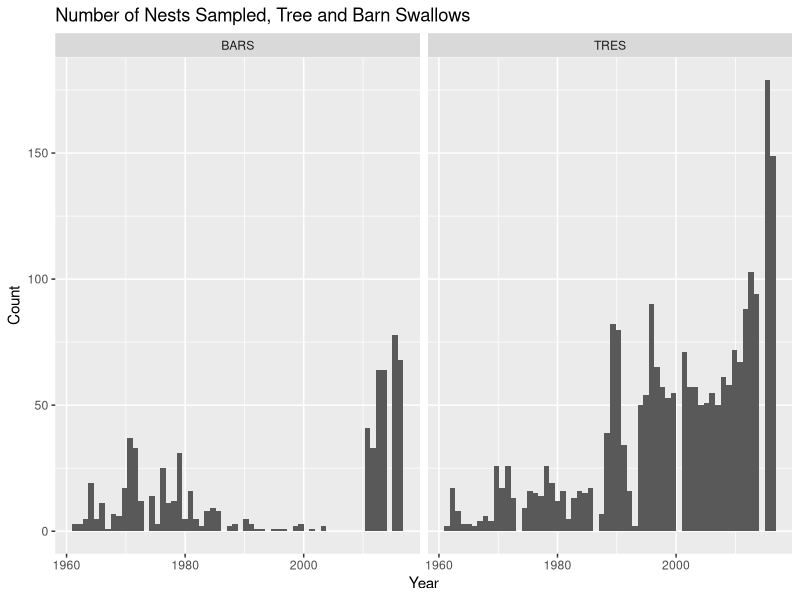
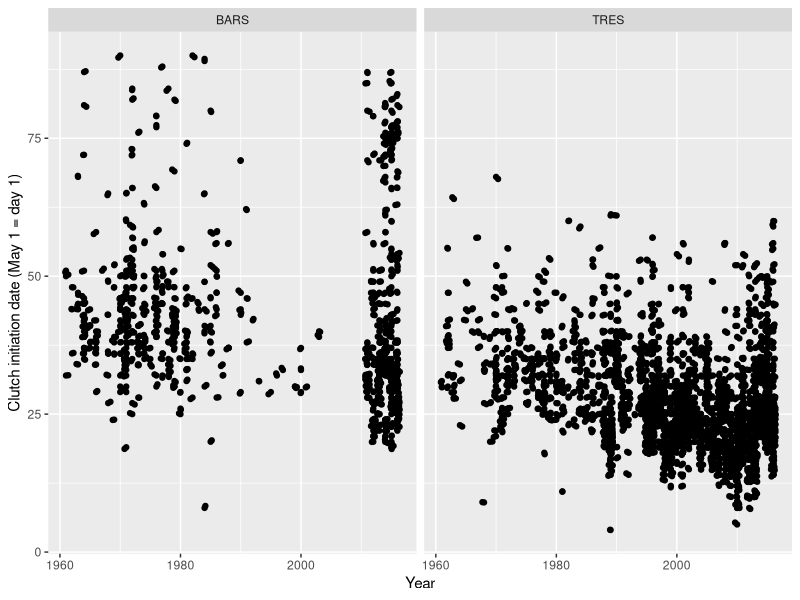
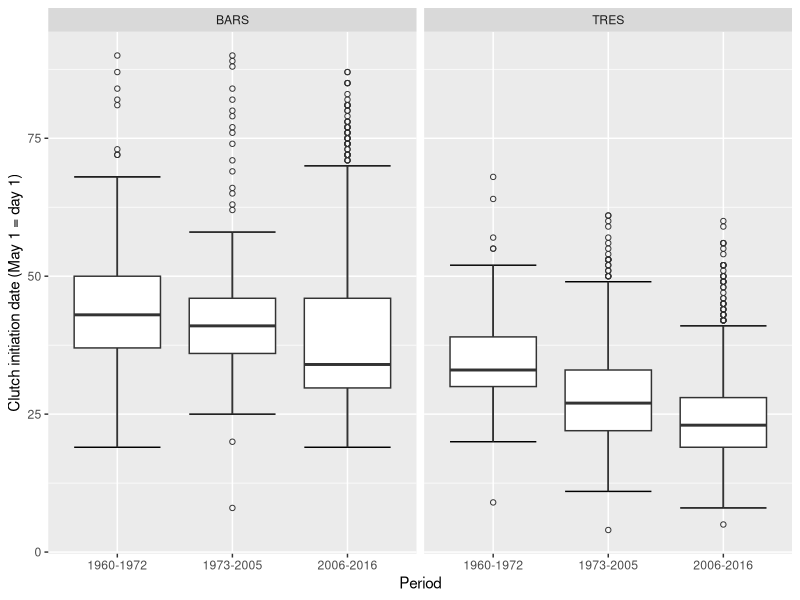
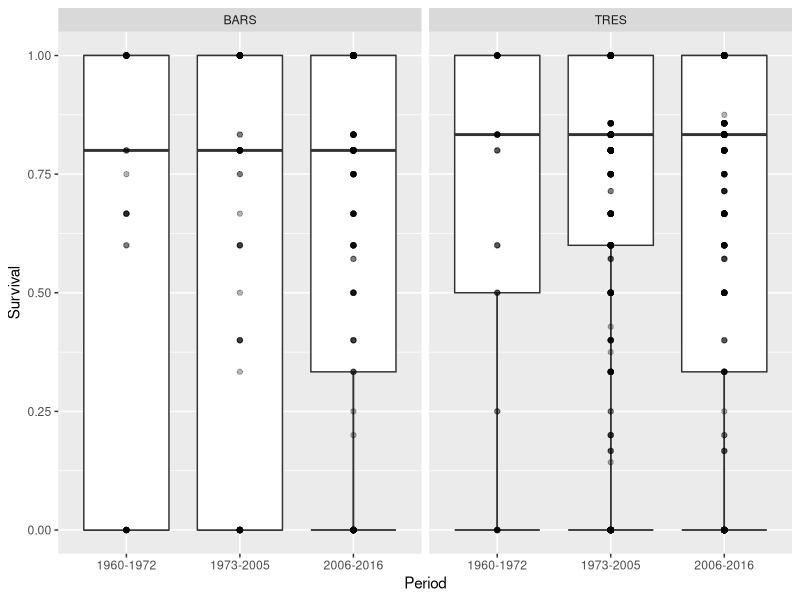
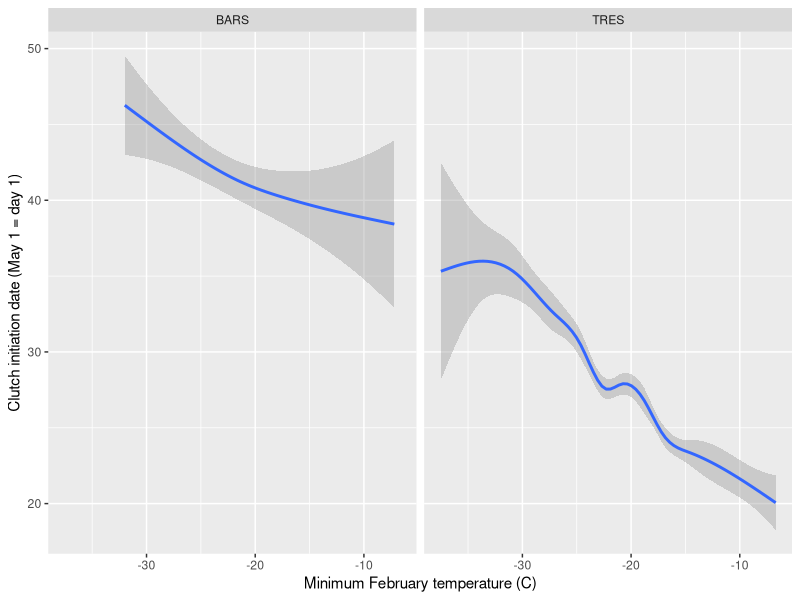
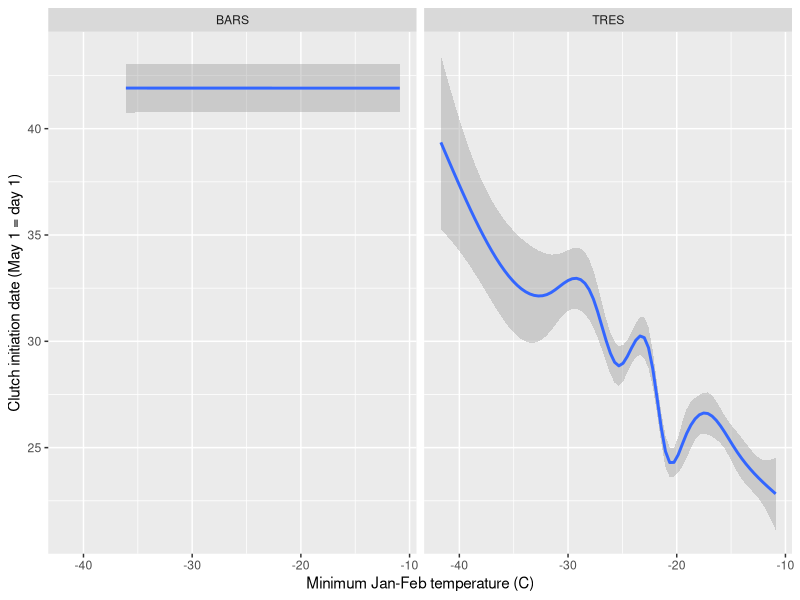
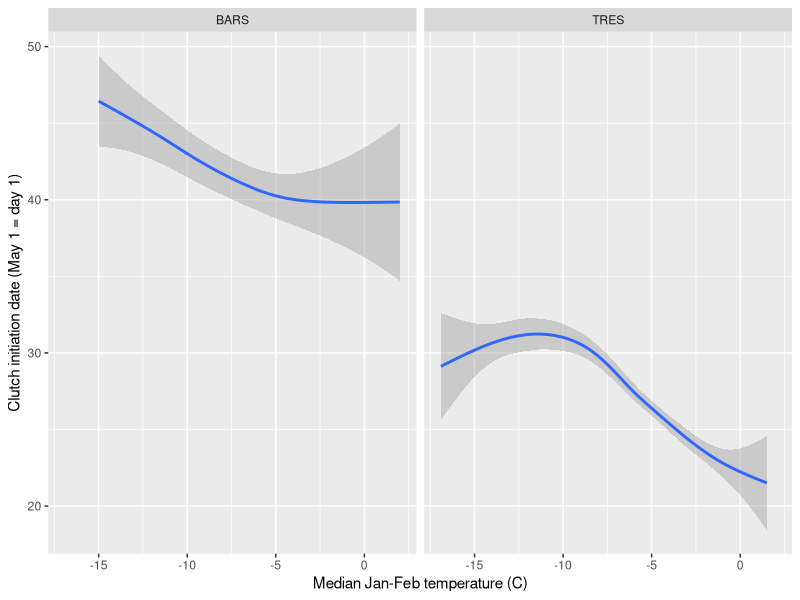
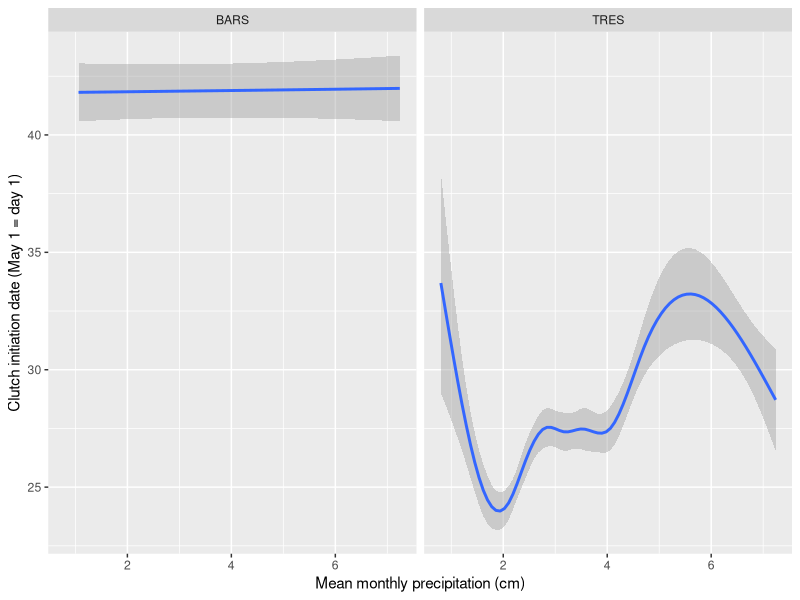

R code for these plots, in order:
## ---- chunk 1

## ---- chunk 2
library(tidyverse) 

rm(list = ls()) #clear environment
swallows.df <- read_csv("swallows.csv") # import dataset and save to an object
problems(swallows.df) #ensure tibble is of the correct dimensions
## ---- chunk 3
swallows.df <- select(swallows.df, Species, NestID, Province, Site, Latitude, Longitude, Year, CID, HD, CS, BS, SD12, minFt, minJFt, medJFt, medJp, meanMAp)
## ---- chunk 4
swallows.df <- swallows.df %>% mutate(Yr = cut(Year, breaks = c(1959, 1972, 2005, 2016), labels = c("1960-1972", "1973-2005", "2006-2016")))
summary(swallows.df)     # have 1 outlier
## ---- chunk 5
swallows.df <- swallows.df %>% mutate(Surv.Rate = SD12 / CS)
summary(swallows.df)     
## ---- chunk 6
swallows.df <- filter(swallows.df, CID < 95)
summary(swallows.df) 
str(swallows.df)
## ---- chunk 7
TRES.df <- filter(swallows.df, Species == "TRES")  # tree swallows
BARS.df <- filter(swallows.df, Species == "BARS")  # barn swallows
## ---- chunk 8
ggplot(swallows.df, aes(x = Year)) + 
  geom_histogram(bins = 60) + 
  facet_grid(. ~ Species) + 
  xlab("Year") + 
  ylab("Count") +
  labs(title = "Number of Nests Sampled, Tree and Barn Swallows") 
## ---- chunk 9
ggplot(swallows.df, aes(Year, CID)) + 
  geom_point() + 
  geom_jitter() +
  xlab("Year") + 
  ylab("Clutch initiation date (May 1 = day 1)") + 
  facet_grid(. ~ Species)
## ---- chunk 10
ggplot(swallows.df, aes(Yr, CID)) + 
  stat_boxplot(geom="errorbar") + 
  geom_boxplot(outlier.shape=1) + 
  xlab("Period") + ylab("Clutch initiation date (May 1 = day 1)") + 
  facet_grid(. ~ Species) 
## ---- chunk 11
ggplot(swallows.df, aes(Yr, Surv.Rate)) +   
  stat_boxplot(geom="errorbar") + 
  geom_boxplot(outlier.shape=1) + 
  xlab("Period") + ylab("Survival") + 
  facet_grid(. ~ Species)  +
  geom_point(alpha=0.3)
## ---- chunk 12
ggplot(swallows.df, aes(minFt, CID)) + 
    geom_smooth(mapping = aes(x = minFt, y = CID)) + 
    xlab("Minimum February temperature (C)") + 
    ylab("Clutch initiation date (May 1 = day 1)") + 
    facet_grid(. ~ Species)
## ---- chunk 13
ggplot(swallows.df, aes(minJFt, CID)) + 
    geom_smooth(mapping = aes(x = minJFt, y = CID)) + 
    xlab("Minimum Jan-Feb temperature (C)") + 
    ylab("Clutch initiation date (May 1 = day 1)") + 
    facet_grid(. ~ Species)
## ---- chunk 14
ggplot(swallows.df, aes(medJFt, CID)) + 
  geom_smooth(mapping = aes(x = medJFt, y = CID)) + 
  xlab("Median Jan-Feb temperature (C)") + 
  ylab("Clutch initiation date (May 1 = day 1)") + 
  facet_grid(. ~ Species)
## ---- chunk 15
ggplot(swallows.df, aes(meanMAp, CID)) + 
  geom_smooth(mapping = aes(x = meanMAp, y = CID)) + 
  xlab("Mean monthly precipitation (cm)") + 
  ylab("Clutch initiation date (May 1 = day 1)") + 
  facet_grid(. ~ Species)
